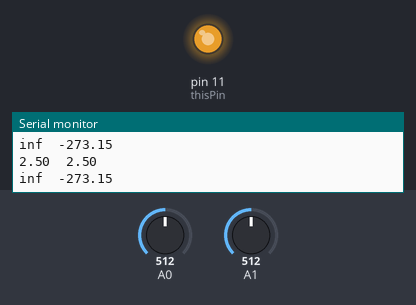
Simulated run of this sketch. Board: Arduino Uno, built with avr-gcc and run on an emulated ATmega328P. On the bench: output pins drawn as LEDs (lit = HIGH), the last lines printed to the serial monitor. The test bench sets the inputs (shaded band); at power-on: A0 = 512, A1 = 512.

Above: at 1.3 s.
1.4 s: A0 set to 716
At 2.7 s:
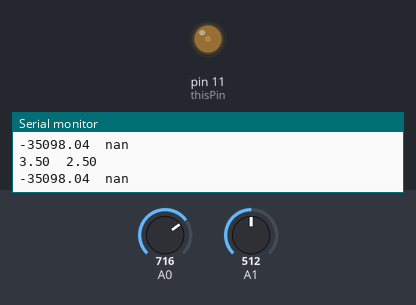
3.0 s: A0 set to 306
At 4.2 s:
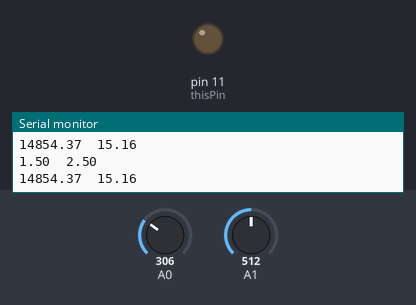
4.5 s: A1 set to 527
At 5.7 s:
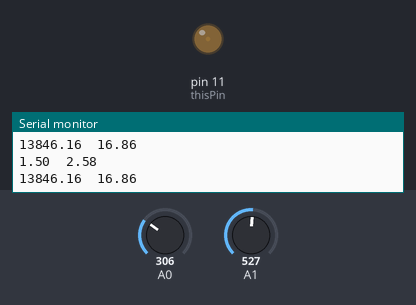
6.0 s: A1 set to 900
At 7.1 s:
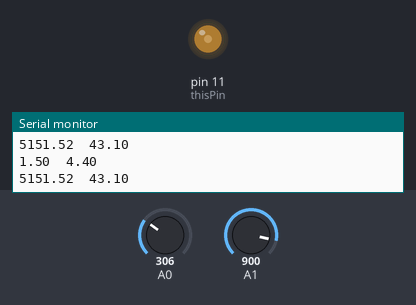
7.5 s: A0 set to 122
At 8.5 s:
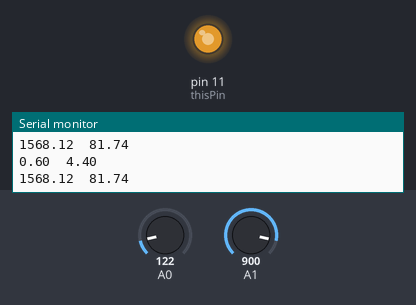
9.0 s: A0 set to 0
At 9.9 s:
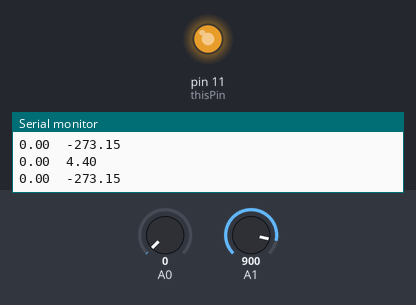
Timing chart, 0 to 11.5 s (numbered marks = the images above; inputs shaded):
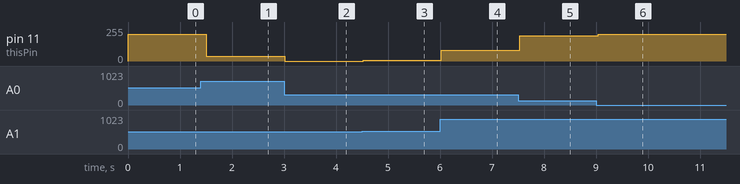

The sketch:

arduino_code.ino
```cpp
const float Tr = 298.15;
const float B = 3455.0;
float T;
const int thisPin = 11;
void setup() {
Serial.begin(9600);
pinMode(thisPin, OUTPUT);
}
void loop() {
  float u0;
  u0 = analogRead(A0)*5.0/1023;
  float u1;
  u1 = analogRead(A1)*5.0/1023;
  float r;
  r=u0*10000/(u1-u0);;
  T = (Tr*B/(log(r/10000)*Tr+B))-273.15;
  Serial.print(u0);
  Serial.print('\t');
  Serial.println(u1);
  Serial.print(r);
  Serial.print('\t');
  Serial.println(T);
  analogWrite(thisPin, pid(2,0.2,0.2,15.0));
  delay(500);
}
float pid (float kP, float kI, float kD, float T1){
  float err = T - T1;
  float preverr = 0;
  float P = err;
  float I = 0;
  I = I + err*kI;
  float D = kD*(err - preverr);
  preverr = err;
  float Out = P+I+D;
  Out = map(Out, 0, 125, 0, 255);
  return Out;
}
```

Measured:
- after the input at 1.4 s, pin 11 (thisPin): 202/255 → 36/255 after 0.11 s
- after the input at 3.0 s, pin 11 (thisPin): 36/255 → 0/255 at once
- after the input at 4.5 s, pin 11 (thisPin): 0/255 → 4/255 at once
- after the input at 6.0 s, pin 11 (thisPin): 4/255 → 79/255 at once
- after the input at 7.5 s, pin 11 (thisPin): 79/255 → 189/255 at once
- after the input at 9.0 s, pin 11 (thisPin): 189/255 → 202/255 at once
